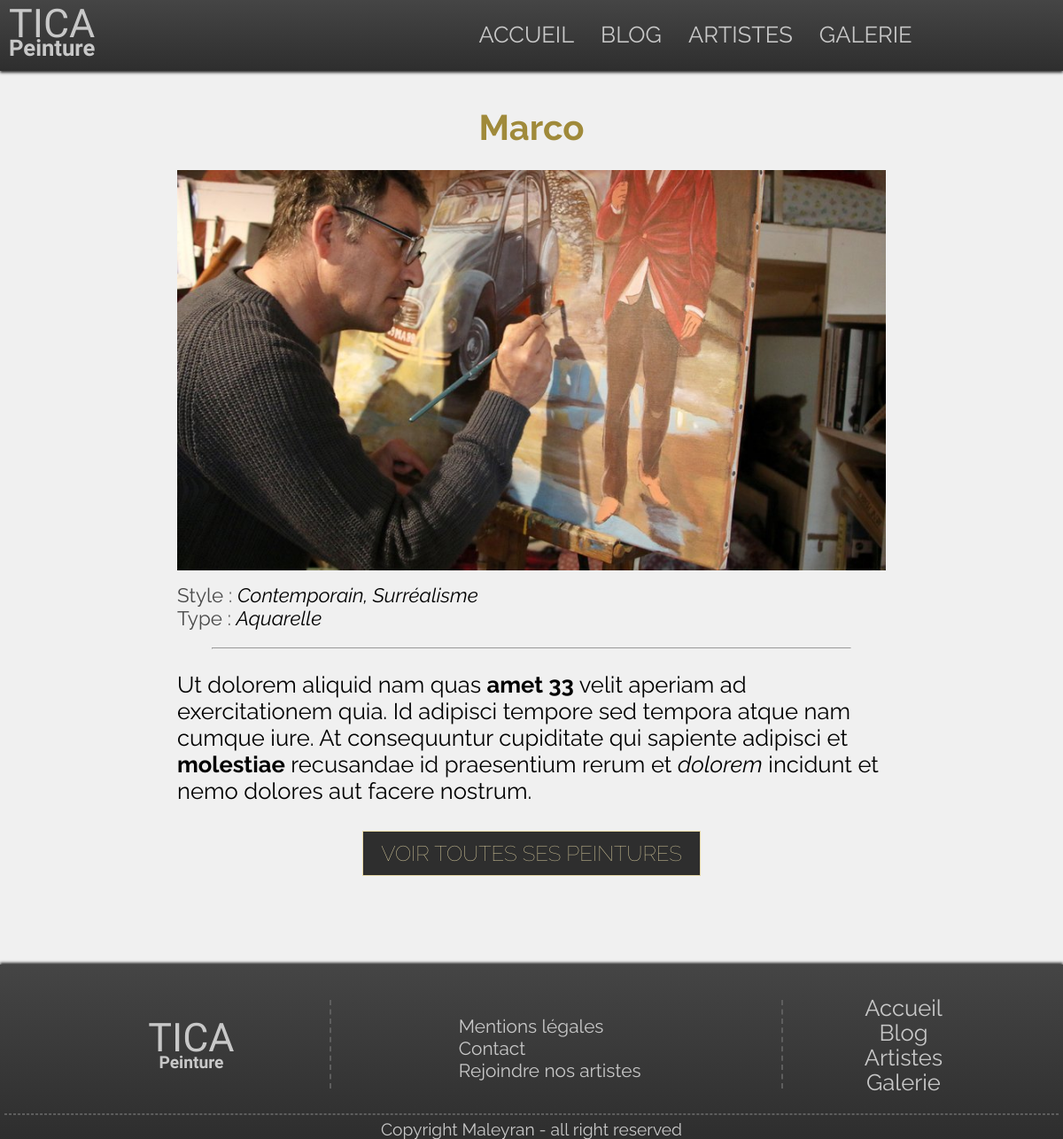
The app's page /index.php?action=artiste&id=18 with its own data.
### tables this page shows
CREATE TABLE `painters` (
  `id` int(11) NOT NULL,
  `name` varchar(255) NOT NULL,
  `photo-url` varchar(255) NOT NULL,
  `Content` longtext NOT NULL
);

### app/Controllers/PainterController.php (called while the page is built, shortened)
<?php
class PainterController
{
    public function painterPageFront($idPainter)
    {
        $painterData = new \Projet\Models\PainterModel();
        $painter = $painterData->getPainterFullInfos($idPainter);
        $painterStyle = $painterData->getPainterStylesConcat($idPainter);
        $painterType = $painterData->getPainterTypes($idPainter);
        require 'app/Views/Front/artiste.php';
    }
}

### app/Models/PainterModel.php (called while the page is built, shortened)
<?php
class PainterModel extends Manager
{
    public function getPainterFullInfos($idPainter)
    {
        $bdd = $this->dbConnection();
        $data = $bdd->prepare("SELECT painters.id as idpainter, painters.name as namepainter, `photo-url` as photopainter,
                            content FROM painters
                            WHERE painters.id = :painter");
        $data->execute(array('painter' => $idPainter));
        return $data->fetch();
    }
    public function getPainterStylesConcat($idPainter)
    {
        $bdd = $this->dbConnection();
        $data = $bdd->prepare("SELECT GROUP_CONCAT(styles.name SEPARATOR ', ') as namestyle, painters.id FROM painters, styles, painterstyle
                            WHERE styles.id = painterstyle.idstyle AND painters.id = painterstyle.idpainter AND painters.id = :idpainter");
        $data->execute(array('idpainter' => $idPainter));
        return $data->fetch();
    }
    public function getPainterTypes($idPainter)
    {
        $bdd = $this->dbConnection();
        $data = $bdd->prepare("SELECT GROUP_CONCAT(DISTINCT types.name SEPARATOR ', ') as name, painters.id as id FROM types, painters, paints
                            WHERE types.id = paints.PaintsType AND paints.PaintsPainters = painters.id AND painters.id = :idpainter");
        $data->execute(array('idpainter' => $idPainter));
        return $data->fetch();
    }
}

### app/Views/Front/artiste.php (the view)
<?php
require_once 'app/Views/Front/header.php';
?>
<main id="page-solo" class="container pagepadding-top">
    <article id="article-solo">
        <h1><?= $painter['namepainter']?></h1>
        <img src="<?= $painter['photopainter']?>" alt="<?= $painter['namepainter']?>">
        <div id="contenu-solo">
            <div id="infos-solo">
                <p><span>Style : </span><?= $painterStyle['namestyle']?></p>
                <p><span>Type : </span><?= $painterType['name']?></p>
            </div>
            <hr>
            <div id="content-solo">
                <?= $painter['content']?>
            </div>
        </div>
        <a class="button_dark_gold" href="index.php?action=peintureArtiste&id=<?= $painter['idpainter'] ?>">Voir toutes ses peintures</a>
    </article>
</main>
<?php
require_once 'app/Views/Front/footer.php'
?>

### app/Public/Front/css/style.css (style rules this page uses)
* { margin: 0; padding: 0; }
body { font-family: 'Raleway', sans-serif; font-size: 1.4rem; background-color: #F0F0F0; }
.container { max-width: 1200px; margin: 0 auto; }
.pagepadding-top { padding-top: 120px; }
a { text-decoration: none; color: #c8c8c8; }
h1 { font-size: 2.2rem; color: #a08a3a; }
hr { width: 270px; margin: auto; margin-top: 50px; color: #909090; }
.button_dark_gold { padding: 10px 30px; font-size: 1.6rem; font-weight: 100; text-transform: uppercase; color: #E3D6A5; background-color: #2E2E2E; border: 1px solid #E3D6A5; transition: 0.3s; }
#page-solo { text-align: center; }
#page-solo h1 { margin-bottom: 15px; }
#page-solo #article-solo img { max-width: 800px; max-height: 500px; object-fit: cover; margin-top: 10px; width: 95%; }
#page-solo #contenu-solo { text-align: left; max-width: 800px; margin: 10px auto; width: 95%; }
#page-solo #contenu-solo hr { width: 90%; color: #E3D6A5; margin-top: 20px; }
#page-solo #contenu-solo #content-solo { margin-top: 25px; font-size: 1.2rem; }
#page-solo #infos-solo { margin-top: 10px; font-size: 1.2rem; font-style: italic; }
#page-solo #infos-solo span { font-style: normal; color: rgb(73, 73, 73); }
#page-solo .button_dark_gold { margin-top: 20px; padding: 10px 20px; font-size: 1.1rem; display: inline-block; }
::placeholder { color: #858585; }
@media screen and (min-width: 400px) { hr { width: 400px; } }
@media screen and (min-width: 600px) { #page-solo #contenu-solo #content-solo { font-size: 1.6rem; } }
@media screen and (min-width: 600px) { #page-solo #infos-solo { font-size: 1.4rem; } }
@media screen and (min-width: 600px) { #page-solo .button_dark_gold { font-size: 1.5rem; } }
@media screen and (min-width: 720px) { h1 { font-size: 2.5rem; } }

### records on screen
painters: name "Marco", photopainter (picture), Content "Ut dolorem aliquid nam quas amet 33 velit aperiam ad exercitationem quia. Id adipisci tempore sed tempora atque nam cumque iure. At consequuntur cupiditate qui sapiente adipisci et molestiae recusandae id praesentium rerum et dolorem incidunt et nemo dolores aut facere nostrum."

### other values on screen
$painterStyle['namestyle'] "Contemporain, Surréalisme"
$painterType['name'] "Aquarelle"
